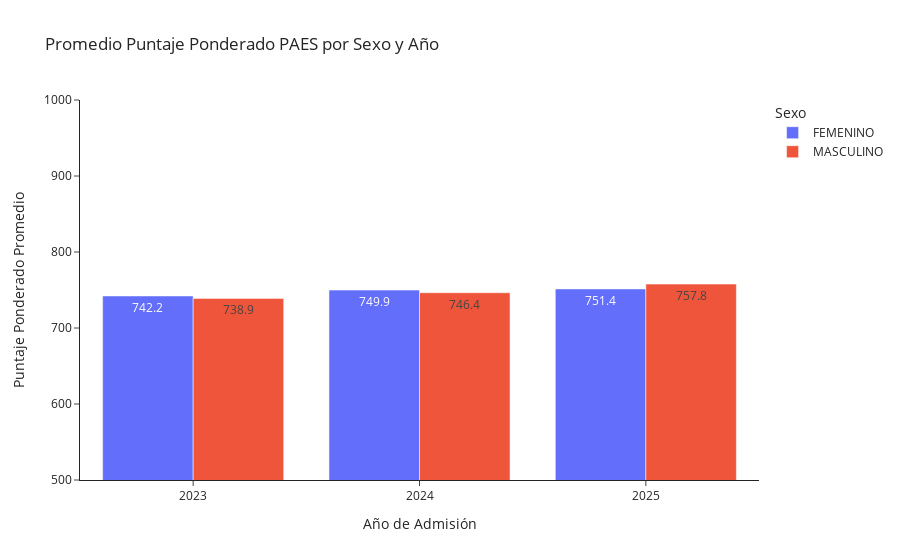

The notebook cell this image was saved under:
### Code cell
import plotly.express as px

# Asegurarse de que ANIO esté como string
base_total["ANIO"] = base_total["ANIO"].astype(str)

# Agrupar por año y sexo
df_grouped = base_total.groupby(["ANIO", "SEXO"])["PTJE_PONDERADO"].mean().reset_index()

# Crear gráfico interactivo
fig = px.bar(
    df_grouped,
    x="ANIO",
    y="PTJE_PONDERADO",
    color="SEXO",
    barmode="group",
    text_auto=".1f",
    labels={
        "ANIO": "Año de Admisión",
        "PTJE_PONDERADO": "Puntaje Ponderado Promedio",
        "SEXO": "Sexo"
    },
    title="Promedio Puntaje Ponderado PAES por Sexo y Año"
)

# Ajustes estéticos
fig.update_layout(
    yaxis=dict(range=[500, 1000]),
    xaxis=dict(type="category"),
    legend_title_text="Sexo",
    template="simple_white"
)

fig.show()

### Figure 1 — Plotly figure (JSON) as saved in the notebook; plotly's stock layout.template omitted (floating-point values rounded to 4 significant figures)
{"data": [{"alignmentgroup": "True", "hovertemplate": "Sexo=FEMENINO<br>Año de Admisión=%{x}<br>Puntaje Ponderado Promedio=%{y}<extra></extra>", "legendgroup": "FEMENINO", "marker": {"color": "#636efa", "pattern": {"shape": ""}}, "name": "FEMENINO", "offsetgroup": "FEMENINO", "orientation": "v", "showlegend": true, "textposition": "auto", "texttemplate": "%{y:.1f}", "type": "bar", "x": ["2023", "2024", "2025"], "xaxis": "x", "y": [742.2, 749.9, 751.4], "yaxis": "y"}, {"alignmentgroup": "True", "hovertemplate": "Sexo=MASCULINO<br>Año de Admisión=%{x}<br>Puntaje Ponderado Promedio=%{y}<extra></extra>", "legendgroup": "MASCULINO", "marker": {"color": "#EF553B", "pattern": {"shape": ""}}, "name": "MASCULINO", "offsetgroup": "MASCULINO", "orientation": "v", "showlegend": true, "textposition": "auto", "texttemplate": "%{y:.1f}", "type": "bar", "x": ["2023", "2024", "2025"], "xaxis": "x", "y": [738.9, 746.4, 757.8], "yaxis": "y"}], "layout": {"barmode": "group", "legend": {"title": {"text": "Sexo"}, "tracegroupgap": 0}, "title": {"text": "Promedio Puntaje Ponderado PAES por Sexo y Año"}, "xaxis": {"anchor": "y", "domain": [0, 1], "title": {"text": "Año de Admisión"}, "type": "category"}, "yaxis": {"anchor": "x", "domain": [0, 1], "range": [500, 1000], "title": {"text": "Puntaje Ponderado Promedio"}}}}
